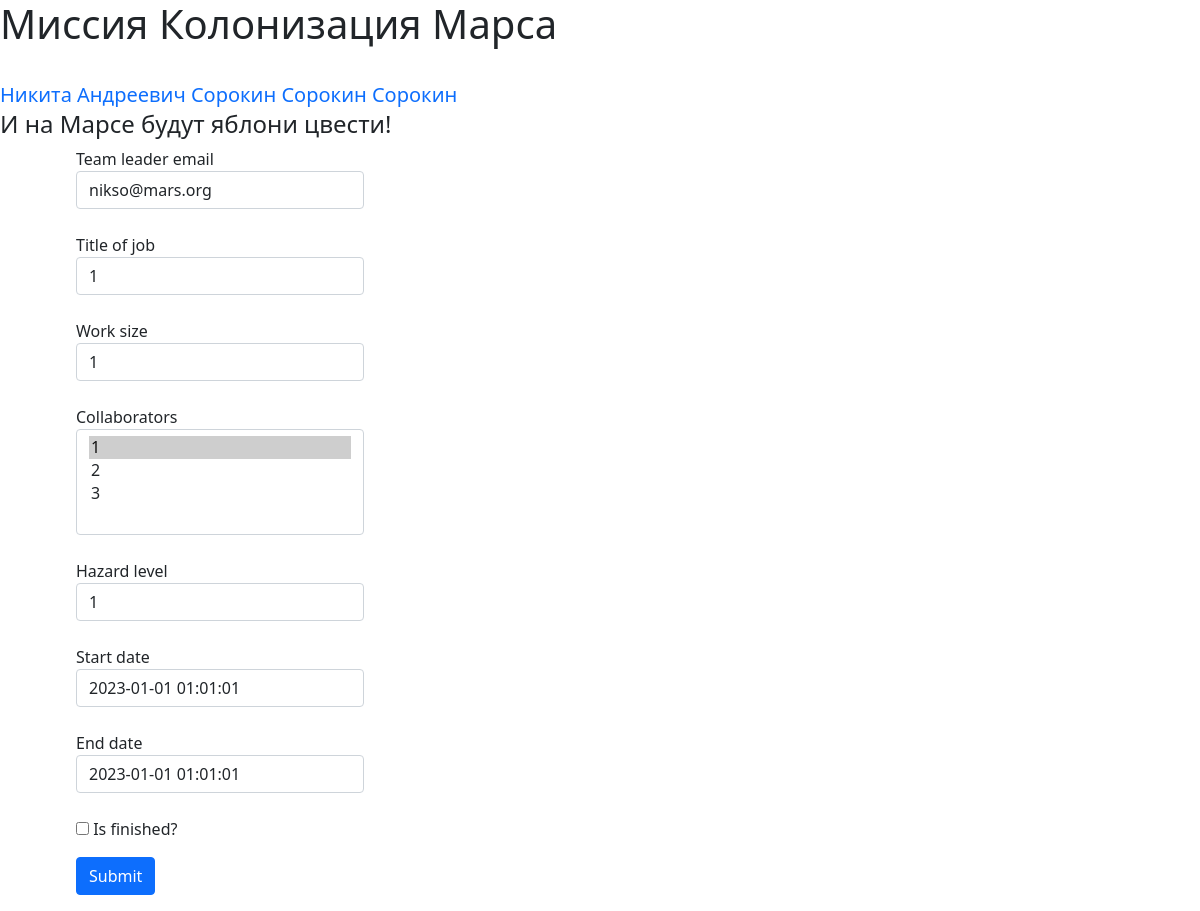
The page /addjob/3 (signed in) on the database its author committed.
### data/users.py (models this page shows, shortened)
class User(SqlAlchemyBase, UserMixin, SerializerMixin):
    __tablename__ = "users"
    id = sqlalchemy.Column(sqlalchemy.Integer, primary_key=True, autoincrement=True)
    surname = sqlalchemy.Column(sqlalchemy.String, nullable=True)
    name = sqlalchemy.Column(sqlalchemy.String, nullable=True)
    age = sqlalchemy.Column(sqlalchemy.Integer, nullable=True)
    position = sqlalchemy.Column(sqlalchemy.String, nullable=True)
    speciality = sqlalchemy.Column(sqlalchemy.String, nullable=True)
    address = sqlalchemy.Column(sqlalchemy.String, nullable=True)
    email = sqlalchemy.Column(sqlalchemy.String, nullable=True, unique=True, index=True)
    password_hash = sqlalchemy.Column(sqlalchemy.String, nullable=True)
    modified_date = sqlalchemy.Column(sqlalchemy.DateTime, default=datetime.datetime.now)

### data/jobs.py (models this page shows)
class Jobs(SqlAlchemyBase, SerializerMixin):
    __tablename__ = "jobs"
    id = sqlalchemy.Column(sqlalchemy.Integer, primary_key=True, autoincrement=True)
    team_leader = sqlalchemy.Column(sqlalchemy.Integer, sqlalchemy.ForeignKey('users.id'), nullable=True)
    job = sqlalchemy.Column(sqlalchemy.String, nullable=True)
    work_size = sqlalchemy.Column(sqlalchemy.Integer, nullable=True)
    collaborators = sqlalchemy.Column(sqlalchemy.String, nullable=True)
    is_finished = sqlalchemy.Column(sqlalchemy.Boolean, default=False)
    start_date = sqlalchemy.Column(sqlalchemy.DateTime, default=datetime.datetime.now, nullable=True)
    end_date = sqlalchemy.Column(sqlalchemy.DateTime, default=datetime.datetime.now, nullable=True)
    user = orm.relationship("User")
    hazard_level = orm.relationship("HazardLevel", secondary="association",  backref="jobs")

### main.py (the view, shortened to what this page needs)
@app.route('/addjob/<int:id>', methods=['GET', 'POST'])
@login_required
def edit_job(id):
    form = JobForm()
    dbs = db_session.create_session()
    res = dbs.query(User).all()
    for el in res:
        form.email.choices.append(el.email)
        form.collaborators.choices.append(str(el.id))
    if request.method == "GET":
        dbs = db_session.create_session()
        job = dbs.query(Jobs).filter((Jobs.id == id), (Jobs.user == current_user)).first()
        if job:
            form.name.data = job.job
            form.work_size.data = job.work_size
            form.collaborators.data = job.collaborators
            form.start_date.data = job.start_date
            form.end_date.data = job.end_date
            form.email.data = job.user.email
            form.is_finished.data = job.is_finished
            if job.hazard_level:
                form.hazard_level.data = job.hazard_level[-1].level
            else:
                form.hazard_level.data = 0
        else:
            pass
    return render_template('addjob.html', form=form)

### main.py
class JobForm(FlaskForm):
    email = SelectField('Team leader email', choices=[], validators=[DataRequired()])
    name = StringField('Title of job', validators=[DataRequired()])
    work_size = IntegerField('Work size', validators=[DataRequired()])
    collaborators = SelectMultipleField('Collaborators', choices=[])
    start_date = DateTimeField('Start date', format='%Y-%m-%d %H:%M:%S',
                               default=datetime.datetime(year=2023, month=1, day=1, hour=1, minute=1, second=1))
    end_date = DateTimeField('End date', format='%Y-%m-%d %H:%M:%S',
                             default=datetime.datetime(year=2023, month=1, day=1, hour=1, minute=1, second=1))
    hazard_level = IntegerField('Hazard level', default=0)
    is_finished = BooleanField('Is finished?')
    submit = SubmitField('Submit')

### data/db_session.py (called while the page is built)
def create_session() -> Session:
    global __factory
    return __factory()

### main.py (called while the page is built)
@login_manager.user_loader
def load_user(user_id):
    db_sess = db_session.create_session()
    return db_sess.query(User).get(user_id)

### templates/addjob.html (shortened to what this page needs)
{% extends "base.html" %}
{% block content %}
    <form action="" method="post">
        <div class="forms">
            {{ form.email.label }}<br>
            {{ form.email(class="form-control", type="email") }}<br>
        </div>
        <div class="forms">
            {{ form.name.label }}<br>
            {{ form.name(class="form-control") }}<br>
        </div>
        <div class="forms">
            {{ form.work_size.label }}<br>
            {{ form.work_size(class="form-control") }}<br>
        </div>
        <div class="forms">
            {{ form.collaborators.label }}<br>
            {{ form.collaborators(class="form-control") }}<br>
        </div>
        <div class="forms">
            {{ form.hazard_level.label }}<br>
            {{ form.hazard_level(class="form-control") }}<br>
        </div>
        <div class="forms">
            {{ form.start_date.label }}<br>
            {{ form.start_date(class="form-control") }}<br>
        </div>
        <div class="forms">
            {{ form.end_date.label }}<br>
            {{ form.end_date(class="form-control") }}<br>
        </div>
        <p class="forms">{{ form.is_finished() }} {{ form.is_finished.label }}</p>
        <p class="forms">{{ form.submit(type="submit", class="btn btn-primary") }}</p>
    </form>
{% endblock %}

### templates/base.html (shortened to what this page needs)
<!DOCTYPE html>
<html lang="en">
<head>
    <link rel="stylesheet"
                    href="https://cdn.jsdelivr.net/npm/bootstrap@5.0.0-beta1/dist/css/bootstrap.min.css"
>
    <link rel="stylesheet" type="text/css" href="{{ url_for('static', filename='style/style.css') }}" />
    </head>
    <body>
        <h1>Миссия Колонизация Марса</h1>
        <br>
        <nav><a>
            {% if current_user.is_authenticated %}
                <a class="navbar-brand" href="/logout">{{ current_user.name }}</a>
            {% else %}
                <a>
                    <a class="btn btn-primary " href="/register">Зарегистрироваться</a>
                    <a class="btn btn-success" href="/login">Войти</a>
                </a>
            {% endif %}
        </a></nav>
        <h4>И на Марсе будут яблони цвести!</h4>
         {% block content %}{% endblock content %}
    </body>
</html>

### static/style/style.css (style rules this page uses)
form { margin-left: 40px; margin-right: 800px; }
.forms { margin-left: 10%; margin-right: 10%; }

### rows shown on the page
User: name "Никита Андреевич Сорокин Сорокин Сорокин", email "nikso@mars.org"
Jobs: work_size "1", collaborators "1 ☑ / 2 / 3", start_date "2023-01-01 01:01:01", end_date "2023-01-01 01:01:01"
